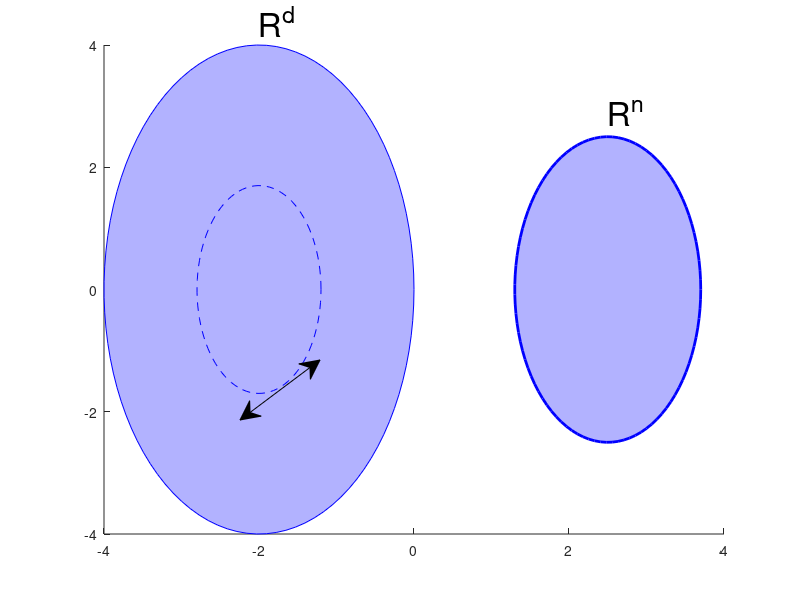

MATLAB code to generate this figure: (Note: this script raises an error after producing the figure.)
tt=linspace(0, 2*pi, 100);

x1=-2+2*cos(tt); y1=4*sin(tt);
patch([-2*ones(1,99); x1(1:end-1); x1(2:end)],...
      [zeros(1,99); y1(1:end-1); y1(2:end)], [0.7 0.7 1], 'EdgeColor','none');

x2=2.5+1.2*cos(tt); y2=2.5*sin(tt);
patch([2.5*ones(1,99); x2(1:end-1); x2(2:end)],...
      [zeros(1,99); y2(1:end-1); y2(2:end)], [0.7 0.7 1], 'EdgeColor','none');
hold on;                    
plot(x1, y1, 'b', ...
     -2+0.8*cos(tt), 1.7*sin(tt), 'b--', ...
     x2, y2, 'b', 'linewidth', 2);

text(-2, 4.4, 'R^d', 'fontsize', 24);
text(2.5, 2.9, 'R^n', 'fontsize', 24);

h=annotation('doublearrow');
set_annotation_position(h, [-2 1.2, 4.5, 0]);

h=annotation('doublearrow');
set_annotation_position(h, [-1.7 0.5, 4.5, 0]);

h=annotation('doublearrow');
set_annotation_position(h, [-1.7 -0.5, 4.5, 0]);

h=annotation('doublearrow');
set_annotation_position(h, [-2 -1.2, 4.5, 0]);

axis off;